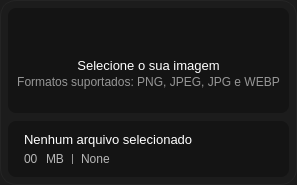
         <widget class="QWidget" name="wdgFileInfor" native="true">
          <property name="enabled">
           <bool>true</bool>
          </property>
          <property name="sizePolicy">
           <sizepolicy hsizetype="Fixed" vsizetype="Preferred">
            <horstretch>0</horstretch>
            <verstretch>0</verstretch>
           </sizepolicy>
          </property>
          <property name="minimumSize">
           <size>
            <width>0</width>
            <height>0</height>
           </size>
          </property>
          <property name="maximumSize">
           <size>
            <width>360</width>
            <height>16777215</height>
           </size>
          </property>
          <property name="sizeIncrement">
           <size>
            <width>0</width>
            <height>0</height>
           </size>
          </property>
          <property name="baseSize">
           <size>
            <width>0</width>
            <height>0</height>
           </size>
          </property>
          <property name="font">
           <font>
            <pointsize>10</pointsize>
            <fontweight>DemiBold</fontweight>
           </font>
          </property>
          <property name="layoutDirection">
           <enum>Qt::LayoutDirection::LeftToRight</enum>
          </property>
          <property name="styleSheet">
           <string notr="true">QWidget{
	background-color: rgb(28, 28, 28);
	border: 1px solid #242424;
	border-radius: 16px;
}
</string>
          </property>
          <layout class="QVBoxLayout" name="verticalLayout_68">
           <property name="spacing">
            <number>8</number>
           </property>
           <property name="leftMargin">
            <number>8</number>
           </property>
           <property name="topMargin">
            <number>8</number>
           </property>
           <property name="rightMargin">
            <number>8</number>
           </property>
           <property name="bottomMargin">
            <number>8</number>
           </property>
           <item>
            <widget class="QWidget" name="wdgFileSelector" native="true">
             <property name="minimumSize">
              <size>
               <width>0</width>
               <height>0</height>
              </size>
             </property>
             <property name="maximumSize">
              <size>
               <width>16777215</width>
               <height>16777215</height>
              </size>
             </property>
             <property name="font">
              <font>
               <pointsize>11</pointsize>
              </font>
             </property>
             <property name="cursor">
              <cursorShape>PointingHandCursor</cursorShape>
             </property>
             <property name="focusPolicy">
              <enum>Qt::FocusPolicy::ClickFocus</enum>
             </property>
             <property name="styleSheet">
              <string notr="true">QWidget {
    
	background-color: rgb(20, 20, 20);
    border: none;
    border-radius: 8px;
}

QLabel {
	border: none;
	color: #518EFF;
}
</string>
             </property>
             <layout class="QVBoxLayout" name="verticalLayout_69">
              <property name="spacing">
               <number>4</number>
              </property>
              <property name="topMargin">
               <number>24</number>
              </property>
              <property name="bottomMargin">
               <number>24</number>
              </property>
              <item>
               <widget class="QLabel" name="label_82">
                <property name="maximumSize">
                 <size>
                  <width>16777215</width>
                  <height>16777215</height>
                 </size>
                </property>
                <property name="text">
                 <string/>
                </property>
                <property name="pixmap">
                 <pixmap resource="../assets/icons/resource_icons.qrc">:/icons/folder.png</pixmap>
                </property>
                <property name="alignment">
                 <set>Qt::AlignmentFlag::AlignCenter</set>
                </property>
               </widget>
              </item>
              <item>
               <spacer name="verticalSpacer_38">
                <property name="orientation">
                 <enum>Qt::Orientation::Vertical</enum>
                </property>
                <property name="sizeType">
                 <enum>QSizePolicy::Policy::Fixed</enum>
                </property>
                <property name="sizeHint" stdset="0">
                 <size>
                  <width>20</width>
                  <height>8</height>
                 </size>
                </property>
               </spacer>
              </item>
              <item>
               <layout class="QVBoxLayout" name="verticalLayout_70">
                <property name="spacing">
                 <number>2</number>
                </property>
                <item>
                 <widget class="QLabel" name="label_83">
                  <property name="maximumSize">
                   <size>
                    <width>16777215</width>
                    <height>16777215</height>
                   </size>
                  </property>
                  <property name="font">
                   <font>
                    <pointsize>10</pointsize>
                    <bold>false</bold>
                   </font>
                  </property>
                  <property name="styleSheet">
                   <string notr="true">QLabel {
	border: none;
	color: #ffffff;
}</string>
                  </property>
                  <property name="text">
                   <string>Selecione o sua imagem</string>
                  </property>
                  <property name="alignment">
                   <set>Qt::AlignmentFlag::AlignCenter</set>
                  </property>
                 </widget>
                </item>
                <item>
                 <widget class="QLabel" name="label_84">
                  <property name="maximumSize">
                   <size>
                    <width>16777215</width>
                    <height>16777215</height>
                   </size>
                  </property>
                  <property name="font">
                   <font>
                    <pointsize>9</pointsize>
                   </font>
                  </property>
                  <property name="styleSheet">
                   <string notr="true">QLabel{
	color: #969696;
}</string>
                  </property>
                  <property name="text">
                   <string>Formatos suportados: PNG, JPEG, JPG e WEBP</string>
                  </property>
                  <property name="alignment">
                   <set>Qt::AlignmentFlag::AlignCenter</set>
                  </property>
                 </widget>
                </item>
               </layout>
              </item>
             </layout>
            </widget>
           </item>
           <item>
            <widget class="QWidget" name="wdgFilePath" native="true">
             <property name="minimumSize">
              <size>
               <width>0</width>
               <height>0</height>
              </size>
             </property>
             <property name="maximumSize">
              <size>
               <width>16777215</width>
               <height>60</height>
              </size>
             </property>
             <property name="font">
              <font>
               <pointsize>10</pointsize>
               <fontweight>DemiBold</fontweight>
              </font>
             </property>
             <property name="styleSheet">
              <string notr="true">QWidget {
	background-color: rgb(20, 20, 20);
    border: none;
    border-radius: 8px;
}

QLabel {
	border: none;
	color: #B7B7B7;
}
</string>
             </property>
             <layout class="QGridLayout" name="gridLayout_37">
              <property name="leftMargin">
               <number>16</number>
              </property>
              <property name="topMargin">
               <number>8</number>
              </property>
              <property name="rightMargin">
               <number>16</number>
              </property>
              <property name="bottomMargin">
               <number>8</number>
              </property>
              <property name="spacing">
               <number>8</number>
              </property>
              <item row="2" column="3">
               <layout class="QVBoxLayout" name="verticalLayout_71">
                <property name="spacing">
                 <number>0</number>
                </property>
                <item>
                 <layout class="QHBoxLayout" name="horizontalLayout_110">
                  <property name="spacing">
                   <number>0</number>
                  </property>
                  <item>
                   <widget class="QLabel" name="lblFileName">
                    <property name="font">
                     <font>
                      <pointsize>10</pointsize>
                      <fontweight>DemiBold</fontweight>
                     </font>
                    </property>
                    <property name="styleSheet">
                     <string notr="true">QLabel {
	color: #ffffff;
}</string>
                    </property>
                    <property name="text">
                     <string>Nenhum arquivo selecionado</string>
                    </property>
                   </widget>
                  </item>
                  <item>
                   <spacer name="horizontalSpacer_113">
                    <property name="orientation">
                     <enum>Qt::Orientation::Horizontal</enum>
                    </property>
                    <property name="sizeHint" stdset="0">
                     <size>
                      <width>40</width>
                      <height>20</height>
                     </size>
                    </property>
                   </spacer>
                  </item>
                 </layout>
                </item>
                <item>
                 <layout class="QHBoxLayout" name="horizontalLayout_111">
                  <property name="spacing">
                   <number>8</number>
                  </property>
                  <item>
                   <widget class="QLabel" name="lblFileSize">
                    <property name="sizePolicy">
                     <sizepolicy hsizetype="Preferred" vsizetype="Fixed">
                      <horstretch>0</horstretch>
                      <verstretch>0</verstretch>
                     </sizepolicy>
                    </property>
                    <property name="minimumSize">
                     <size>
                      <width>0</width>
                      <height>0</height>
                     </size>
                    </property>
                    <property name="maximumSize">
                     <size>
                      <width>16777215</width>
                      <height>16777215</height>
                     </size>
                    </property>
                    <property name="text">
                     <string>00</string>
                    </property>
                    <property name="wordWrap">
                     <bool>false</bool>
                    </property>
                    <property name="openExternalLinks">
                     <bool>false</bool>
                    </property>
                   </widget>
                  </item>
                  <item>
                   <widget class="QLabel" name="lblFileSize_12">
                    <property name="sizePolicy">
                     <sizepolicy hsizetype="Preferred" vsizetype="Fixed">
                      <horstretch>0</horstretch>
                      <verstretch>0</verstretch>
                     </sizepolicy>
                    </property>
                    <property name="minimumSize">
                     <size>
                      <width>0</width>
                      <height>0</height>
                     </size>
                    </property>
                    <property name="maximumSize">
                     <size>
                      <width>16777215</width>
                      <height>16777215</height>
                     </size>
                    </property>
                    <property name="text">
                     <string>MB</string>
                    </property>
                    <property name="wordWrap">
                     <bool>false</bool>
                    </property>
                    <property name="openExternalLinks">
                     <bool>false</bool>
                    </property>
                   </widget>
                  </item>
                  <item>
                   <widget class="Line" name="line_18">
                    <property name="maximumSize">
                     <size>
                      <width>1</width>
                      <height>10</height>
                     </size>
                    </property>
                    <property name="styleSheet">
                     <string notr="true">QWidget{
	background-color: rgb(150, 150, 150);
}</string>
                    </property>
                    <property name="orientation">
                     <enum>Qt::Orientation::Vertical</enum>
                    </property>
                   </widget>
                  </item>
                  <item>
                   <widget class="QLabel" name="lblFilePath">
                    <property name="maximumSize">
                     <size>
                      <width>16777215</width>
                      <height>18</height>
                     </size>
                    </property>
                    <property name="cursor">
                     <cursorShape>ArrowCursor</cursorShape>
                    </property>
                    <property name="text">
                     <string>None</string>
                    </property>
                    <property name="textFormat">
                     <enum>Qt::TextFormat::AutoText</enum>
                    </property>
                    <property name="textInteractionFlags">
                     <set>Qt::TextInteractionFlag::NoTextInteraction</set>
                    </property>
                   </widget>
                  </item>
                  <item>
                   <spacer name="horizontalSpacer_114">
                    <property name="orientation">
                     <enum>Qt::Orientation::Horizontal</enum>
                    </property>
                    <property name="sizeHint" stdset="0">
                     <size>
                      <width>40</width>
                      <height>20</height>
                     </size>
                    </property>
                   </spacer>
                  </item>
                 </layout>
                </item>
               </layout>
              </item>
             </layout>
            </widget>
           </item>
          </layout>
         </widget>
